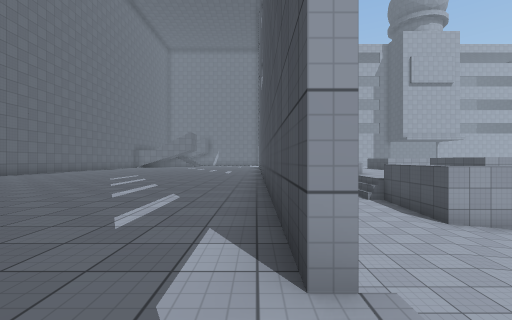
view 1 (above)

21 first-person views from a walk through a Unity game level. The camera is 1.3 m above the floor, looks level and sees 90° across. The floor is counted in squares, 2 m on a side. Each view is taken from the middle of a square. On the plan, view 1 faces up. The plan holds only what a view shows up to about 9 squares ahead; the rest is blank. The place goes on beyond the plan. Surface patterns are stand-ins for the level's own textures.

view 2
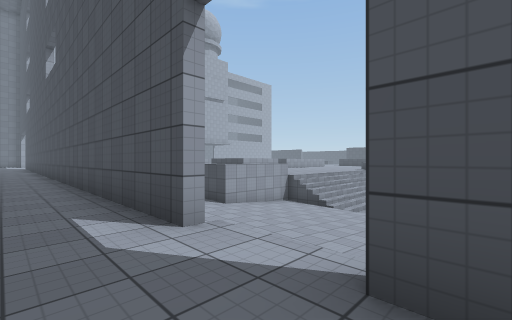

view 3
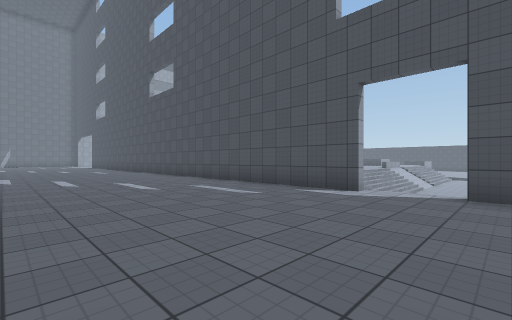

view 4
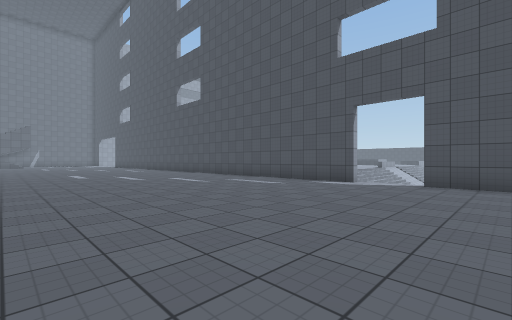

view 5
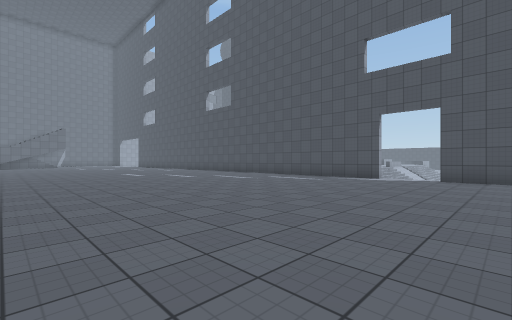

view 6
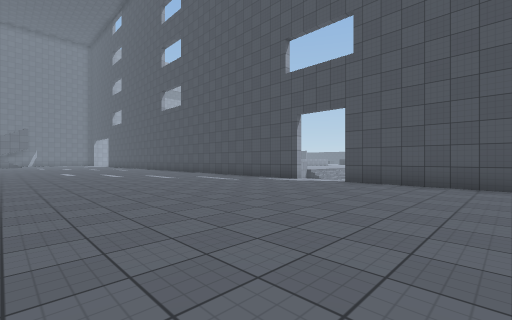

view 7
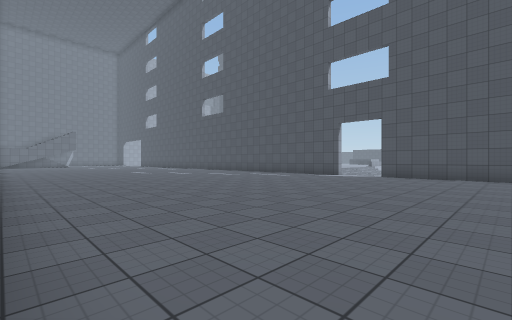

view 8
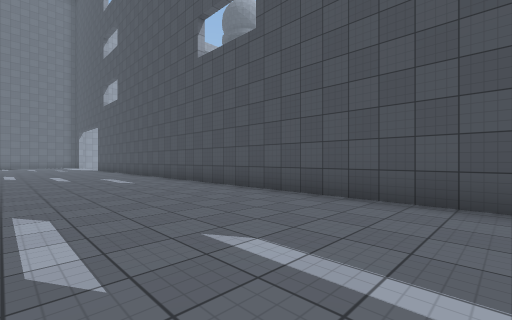

view 9
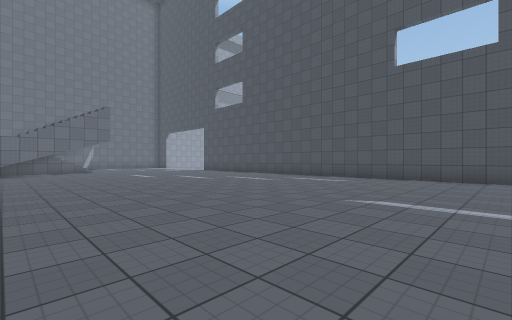

view 10
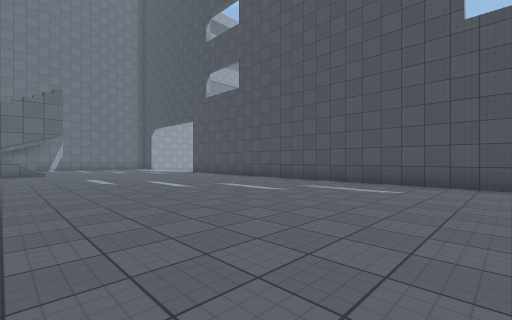

view 11
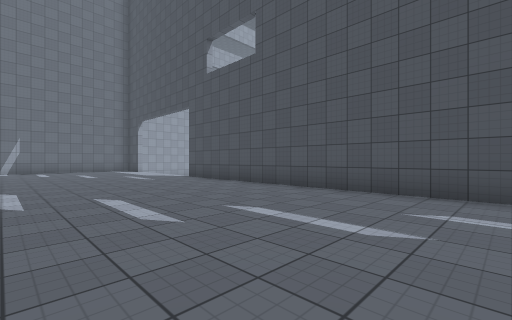

view 12
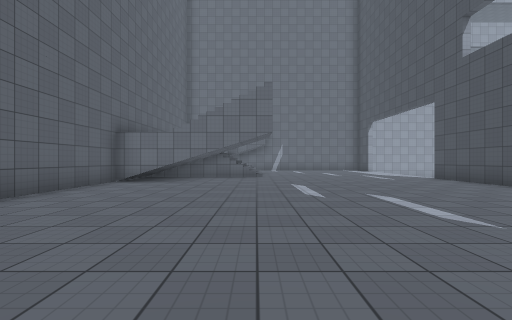

view 13
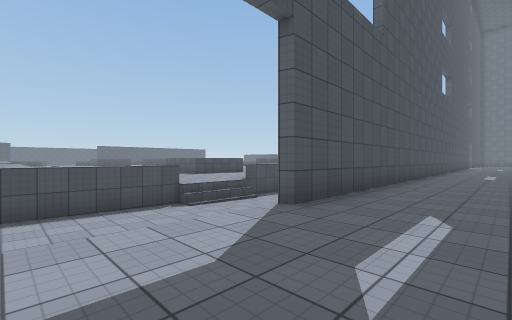

view 14
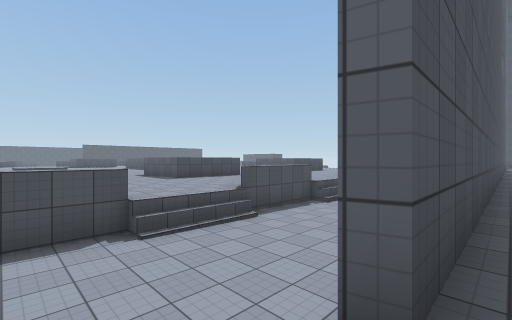

view 15
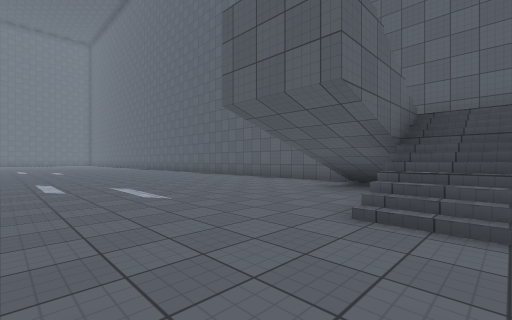

view 16
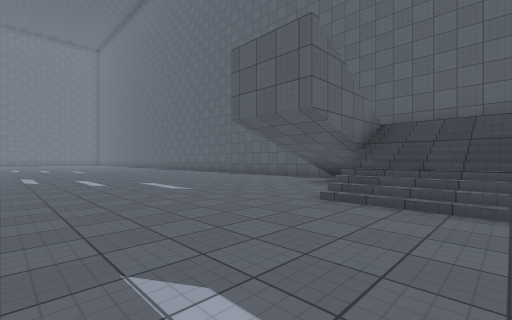

view 17
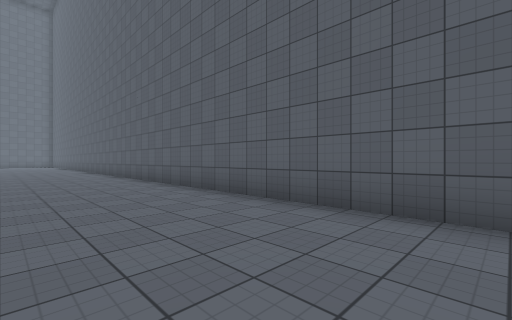

view 18
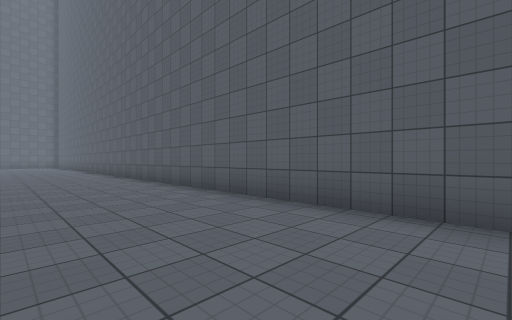

view 19
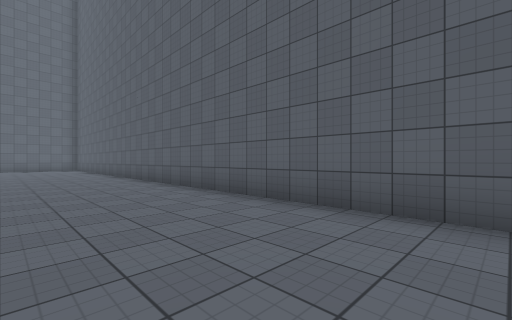

view 20
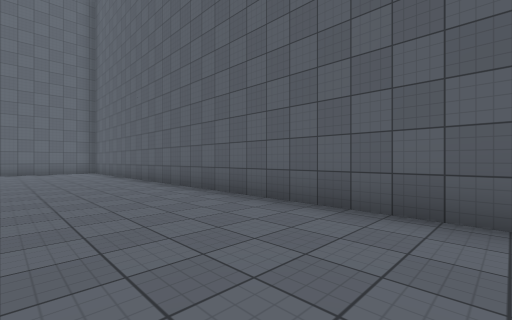

view 21
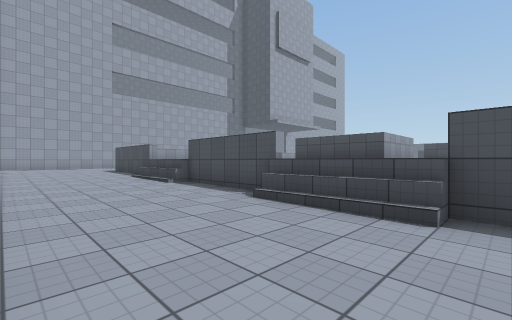

### Floor plan
Key: @ floor where view 1 was taken; # wall or solid block; x gap in a wall; . main floor; - floor 1 m lower than the main floor; _ floor 1.25 m lower than the main floor; < floor 1.5 m lower than the main floor; ( floor 1.75 m lower than the main floor; ! floor 2.25 m lower than the main floor; : floor 3 m higher than the main floor; / step, stairs or slope; = window, fence, low wall or low ledge; ^ raised ledge.
Columns run from 11 left of view 1 to 11 right of it. Each row starts with its distance up from view 1.
 26 #  ///....../---x^
 25 #  ///....../---=
 24 #  /#/....../---=
 23 #  /.......#/--=^
 22 #::/.......#---/...
 21 #..........#___/....
 20 #..........#___/....
 19 #..........#____=.. ^
 18 #..........#____=   ^
 17 #..........#___=#   ^^^
 16 #..........#___/
 15 #..........#___/
 14 #..........#____^
 13 #..........#
 12 #..........#
 11 #..........#
 10 #..........#
  9 #..........#
  8 #..........#  <<=
  7 #..........#  <<=
  6 #..........# <<(#=
  5 #..........# <<(//
  4 #..........#(((////
  3 #..........#(((///!
  2 #..........#(((////
  1 #.........../ (//
  0 #..........@/
 -1 #..........#
 -2 #..........#
 -3 #..........#
 -4 #..........#

Positions as (right, up) in squares from view 1, and headings:
1: (0, 0), facing up
2: (-1, -1), facing up-right
3: (-5, -1), facing up-right
4: (-7, -2), facing up-right
5: (-9, -2), facing up-right
6: (-7, -4), facing up-right
7: (-10, -4), facing up-right
8: (-4, 5), facing up-right
9: (-9, 9), facing up-right
10: (-7, 11), facing up-right
11: (-5, 14), facing up-right
12: (-6, 14), facing up
13: (-2, 26), facing down-right
14: (0, 24), facing down-right
15: (-3, 25), facing down-left
16: (-2, 26), facing down-left
17: (-7, 20), facing down-left
18: (-7, 17), facing down-left
19: (-7, 10), facing down-left
20: (-7, 6), facing down-left
21: (1, 14), facing up-right
